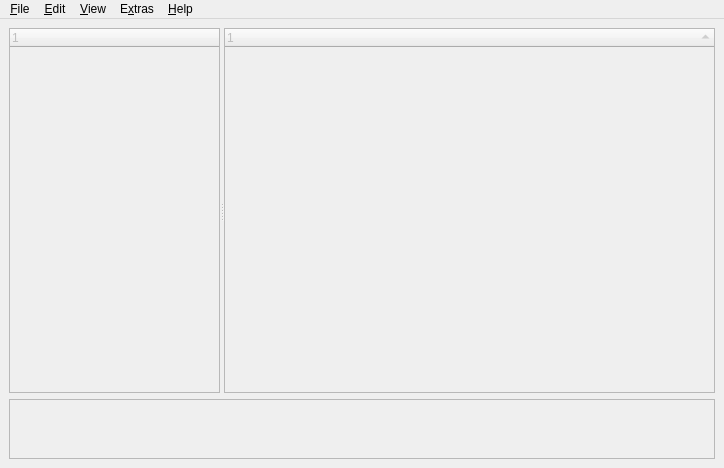
<ui version="4.0" >
 <author>Tarek Saidi</author>
 <comment></comment>
 <exportmacro></exportmacro>
 <class>MainWindow</class>
 <widget class="QMainWindow" name="MainWindow" >
  <property name="geometry" >
   <rect>
    <x>0</x>
    <y>0</y>
    <width>724</width>
    <height>468</height>
   </rect>
  </property>
  <property name="mouseTracking" >
   <bool>true</bool>
  </property>
  <property name="windowTitle" >
   <string>KeePassX</string>
  </property>
  <widget class="QWidget" name="centralWidget" >
   <layout class="QVBoxLayout" >
    <property name="margin" >
     <number>9</number>
    </property>
    <property name="spacing" >
     <number>6</number>
    </property>
    <item>
     <widget class="QSplitter" name="splitter" >
      <property name="sizePolicy" >
       <sizepolicy>
        <hsizetype>7</hsizetype>
        <vsizetype>7</vsizetype>
        <horstretch>0</horstretch>
        <verstretch>60</verstretch>
       </sizepolicy>
      </property>
      <property name="orientation" >
       <enum>Qt::Horizontal</enum>
      </property>
      <widget class="KeepassGroupView" name="GroupView" >
       <property name="enabled" >
        <bool>false</bool>
       </property>
       <property name="sizePolicy" >
        <sizepolicy>
         <hsizetype>7</hsizetype>
         <vsizetype>7</vsizetype>
         <horstretch>30</horstretch>
         <verstretch>0</verstretch>
        </sizepolicy>
       </property>
       <property name="acceptDrops" >
        <bool>true</bool>
       </property>
       <property name="showDropIndicator" stdset="0" >
        <bool>true</bool>
       </property>
       <property name="dragEnabled" >
        <bool>false</bool>
       </property>
      </widget>
      <widget class="KeepassEntryView" name="EntryView" >
       <property name="enabled" >
        <bool>false</bool>
       </property>
       <property name="sizePolicy" >
        <sizepolicy>
         <hsizetype>7</hsizetype>
         <vsizetype>7</vsizetype>
         <horstretch>70</horstretch>
         <verstretch>0</verstretch>
        </sizepolicy>
       </property>
       <property name="selectionMode" >
        <enum>QAbstractItemView::ExtendedSelection</enum>
       </property>
       <property name="rootIsDecorated" >
        <bool>false</bool>
       </property>
       <property name="sortingEnabled" >
        <bool>true</bool>
       </property>
      </widget>
     </widget>
    </item>
    <item>
     <widget class="QTextEdit" name="DetailView" >
      <property name="enabled" >
       <bool>false</bool>
      </property>
      <property name="sizePolicy" >
       <sizepolicy>
        <hsizetype>7</hsizetype>
        <vsizetype>4</vsizetype>
        <horstretch>0</horstretch>
        <verstretch>10</verstretch>
       </sizepolicy>
      </property>
      <property name="maximumSize" >
       <size>
        <width>16777215</width>
        <height>60</height>
       </size>
      </property>
      <property name="readOnly" >
       <bool>true</bool>
      </property>
     </widget>
    </item>
   </layout>
  </widget>
  <widget class="QMenuBar" name="menuBar" >
   <property name="geometry" >
    <rect>
     <x>0</x>
     <y>0</y>
     <width>724</width>
     <height>21</height>
    </rect>
   </property>
   <widget class="QMenu" name="menuAnsicht" >
    <property name="title" >
     <string>&amp;View</string>
    </property>
    <widget class="QMenu" name="menuSpalten" >
     <property name="title" >
      <string>Columns</string>
     </property>
     <addaction name="ViewColumnsTitleAction" />
     <addaction name="ViewColumnsUsernameAction" />
     <addaction name="ViewColumnsUrlAction" />
     <addaction name="ViewColumnsPasswordAction" />
     <addaction name="ViewColumnsCommentAction" />
     <addaction name="separator" />
     <addaction name="ViewColumnsExpireAction" />
     <addaction name="ViewColumnsCreationAction" />
     <addaction name="ViewColumnsLastChangeAction" />
     <addaction name="ViewColumnsLastAccessAction" />
     <addaction name="ViewColumnsAttachmentAction" />
    </widget>
    <widget class="QMenu" name="menuType_Here" >
     <property name="title" >
      <string>Type Here</string>
     </property>
    </widget>
    <widget class="QMenu" name="menuTool_Button_Sizes" >
     <property name="title" >
      <string>Toolbar Icon Size</string>
     </property>
     <addaction name="ViewToolButtonSize16Action" />
     <addaction name="ViewToolButtonSize22Action" />
     <addaction name="ViewToolButtonSize28Action" />
    </widget>
    <addaction name="ViewShowToolbarAction" />
    <addaction name="ViewShowEntryDetailsAction" />
    <addaction name="ViewShowStatusbarAction" />
    <addaction name="separator" />
    <addaction name="ViewHideUsernamesAction" />
    <addaction name="ViewHidePasswordsAction" />
    <addaction name="separator" />
    <addaction name="menuSpalten" />
    <addaction name="menuTool_Button_Sizes" />
   </widget>
   <widget class="QMenu" name="menuDatei" >
    <property name="title" >
     <string>&amp;File</string>
    </property>
    <widget class="QMenu" name="menuImportieren_aus" >
     <property name="title" >
      <string>&amp;Import from...</string>
     </property>
     <addaction name="FileImpPwmAction" />
     <addaction name="FileImpKWalletXmlAction" />
    </widget>
    <widget class="QMenu" name="menuExport_to" >
     <property name="title" >
      <string>&amp;Export to...</string>
     </property>
     <addaction name="FileExpPlainTextAction" />
    </widget>
    <addaction name="FileNewAction" />
    <addaction name="FileOpenAction" />
    <addaction name="FileCloseAction" />
    <addaction name="separator" />
    <addaction name="FileSaveAction" />
    <addaction name="FileSaveAsAction" />
    <addaction name="separator" />
    <addaction name="FileSettingsAction" />
    <addaction name="FileChangeKeyAction" />
    <addaction name="separator" />
    <addaction name="menuImportieren_aus" />
    <addaction name="menuExport_to" />
    <addaction name="separator" />
    <addaction name="FileExitAction" />
   </widget>
   <widget class="QMenu" name="menuBearbeiten" >
    <property name="title" >
     <string>&amp;Edit</string>
    </property>
    <addaction name="EditNewGroupAction" />
    <addaction name="EditEditGroupAction" />
    <addaction name="EditDeleteGroupAction" />
    <addaction name="separator" />
    <addaction name="EditPasswordToClipboardAction" />
    <addaction name="EditUsernameToClipboardAction" />
    <addaction name="EditOpenUrlAction" />
    <addaction name="EditSaveAttachmentAction" />
    <addaction name="separator" />
    <addaction name="EditNewEntryAction" />
    <addaction name="EditEditEntryAction" />
    <addaction name="EditCloneEntryAction" />
    <addaction name="EditDeleteEntryAction" />
    <addaction name="EditAutoTypeAction" />
    <addaction name="separator" />
    <addaction name="EditSearchAction" />
    <addaction name="EditGroupSearchAction" />
   </widget>
   <widget class="QMenu" name="menuExtras" >
    <property name="title" >
     <string>E&amp;xtras</string>
    </property>
    <addaction name="ExtrasSettingsAction" />
   </widget>
   <widget class="QMenu" name="menuHilfe" >
    <property name="title" >
     <string>&amp;Help</string>
    </property>
<!--
    <addaction name="HelpHandbookAction" />
    <addaction name="separator" />
-->
    <addaction name="HelpAboutAction" />
   </widget>
   <addaction name="menuDatei" />
   <addaction name="menuBearbeiten" />
   <addaction name="menuAnsicht" />
   <addaction name="menuExtras" />
   <addaction name="menuHilfe" />
  </widget>
  <action name="FileNewAction" >
   <property name="text" >
    <string>&amp;New Database...</string>
   </property>
  </action>
  <action name="FileOpenAction" >
   <property name="text" >
    <string>&amp;Open Database...</string>
   </property>
  </action>
  <action name="FileCloseAction" >
   <property name="text" >
    <string>&amp;Close Database</string>
   </property>
  </action>
  <action name="FileSaveAction" >
   <property name="text" >
    <string>&amp;Save Database</string>
   </property>
  </action>
  <action name="FileSaveAsAction" >
   <property name="text" >
    <string>Save Database &amp;As...</string>
   </property>
  </action>
  <action name="FileSettingsAction" >
   <property name="text" >
    <string>&amp;Database Settings...</string>
   </property>
  </action>
  <action name="FileChangeKeyAction" >
   <property name="text" >
    <string>Change &amp;Master Key...</string>
   </property>
  </action>
  <action name="FileExitAction" >
   <property name="text" >
    <string>E&amp;xit</string>
   </property>
  </action>
  <action name="FileImpPwmAction" >
   <property name="text" >
    <string>PwManager File (*.pwm)</string>
   </property>
  </action>
  <action name="FileImpKWalletXmlAction" >
   <property name="text" >
    <string>KWallet XML-File (*.xml)</string>
   </property>
  </action>
  <action name="EditNewGroupAction" >
   <property name="text" >
    <string>Add New Group...</string>
   </property>
  </action>
  <action name="EditEditGroupAction" >
   <property name="text" >
    <string>Edit Group...</string>
   </property>
  </action>
  <action name="EditDeleteGroupAction" >
   <property name="text" >
    <string>Delete Group</string>
   </property>
  </action>
  <action name="EditPasswordToClipboardAction" >
   <property name="text" >
    <string>Copy Password to Clipboard</string>
   </property>
  </action>
  <action name="EditUsernameToClipboardAction" >
   <property name="text" >
    <string>Copy Username to Clipboard</string>
   </property>
  </action>
  <action name="EditOpenUrlAction" >
   <property name="text" >
    <string>Open URL</string>
   </property>
  </action>
  <action name="EditSaveAttachmentAction" >
   <property name="text" >
    <string>Save Attachment As...</string>
   </property>
  </action>
  <action name="EditNewEntryAction" >
   <property name="text" >
    <string>Add New Entry...</string>
   </property>
  </action>
  <action name="EditEditEntryAction" >
   <property name="text" >
    <string>View/Edit Entry...</string>
   </property>
  </action>
  <action name="EditDeleteEntryAction" >
   <property name="text" >
    <string>Delete Entry</string>
   </property>
  </action>
  <action name="EditCloneEntryAction" >
   <property name="text" >
    <string>Clone Entry</string>
   </property>
  </action>
  <action name="EditSearchAction" >
   <property name="text" >
    <string>Search In Database...</string>
   </property>
  </action>
  <action name="EditGroupSearchAction" >
   <property name="text" >
    <string>Search in this group...</string>
   </property>
  </action>
  <action name="ViewShowToolbarAction" >
   <property name="checkable" >
    <bool>true</bool>
   </property>
   <property name="text" >
    <string>Show Toolbar</string>
   </property>
  </action>
  <action name="ViewShowEntryDetailsAction" >
   <property name="checkable" >
    <bool>true</bool>
   </property>
   <property name="text" >
    <string>Show Entry Details</string>
   </property>
  </action>
  <action name="ViewHideUsernamesAction" >
   <property name="checkable" >
    <bool>true</bool>
   </property>
   <property name="text" >
    <string>Hide Usernames</string>
   </property>
  </action>
  <action name="ViewHidePasswordsAction" >
   <property name="checkable" >
    <bool>true</bool>
   </property>
   <property name="text" >
    <string>Hide Passwords</string>
   </property>
  </action>
  <action name="ViewColumnsTitleAction" >
   <property name="checkable" >
    <bool>true</bool>
   </property>
   <property name="text" >
    <string>Title</string>
   </property>
  </action>
  <action name="ViewColumnsUsernameAction" >
   <property name="checkable" >
    <bool>true</bool>
   </property>
   <property name="text" >
    <string>Username</string>
   </property>
  </action>
  <action name="ViewColumnsUrlAction" >
   <property name="checkable" >
    <bool>true</bool>
   </property>
   <property name="text" >
    <string>URL</string>
   </property>
  </action>
  <action name="ViewColumnsPasswordAction" >
   <property name="checkable" >
    <bool>true</bool>
   </property>
   <property name="text" >
    <string>Password</string>
   </property>
  </action>
  <action name="ViewColumnsCommentAction" >
   <property name="checkable" >
    <bool>true</bool>
   </property>
   <property name="text" >
    <string>Comment</string>
   </property>
  </action>
  <action name="ViewColumnsExpireAction" >
   <property name="checkable" >
    <bool>true</bool>
   </property>
   <property name="text" >
    <string>Expires</string>
   </property>
  </action>
  <action name="ViewColumnsCreationAction" >
   <property name="checkable" >
    <bool>true</bool>
   </property>
   <property name="text" >
    <string>Creation</string>
   </property>
  </action>
  <action name="ViewColumnsLastChangeAction" >
   <property name="checkable" >
    <bool>true</bool>
   </property>
   <property name="text" >
    <string>Last Change</string>
   </property>
  </action>
  <action name="ViewColumnsLastAccessAction" >
   <property name="checkable" >
    <bool>true</bool>
   </property>
   <property name="text" >
    <string>Last Access</string>
   </property>
  </action>
  <action name="ViewColumnsAttachmentAction" >
   <property name="checkable" >
    <bool>true</bool>
   </property>
   <property name="text" >
    <string>Attachment</string>
   </property>
  </action>
  <action name="ExtrasSettingsAction" >
   <property name="text" >
    <string>&amp;Settings...</string>
   </property>
  </action>
  <action name="HelpAboutAction" >
   <property name="text" >
    <string>&amp;About...</string>
   </property>
  </action>
  <action name="ViewShowStatusbarAction" >
   <property name="checkable" >
    <bool>true</bool>
   </property>
   <property name="text" >
    <string>Show Statusbar</string>
   </property>
  </action>
<!--
  <action name="HelpHandbookAction" >
   <property name="text" >
    <string>&amp;KeePassX Handbook...</string>
   </property>
  </action>
-->
  <action name="FileExpPlainTextAction" >
   <property name="text" >
    <string>Plain Text (*.txt)</string>
   </property>
  </action>
  <action name="HideSearchResultsAction" >
   <property name="text" >
    <string>Hide</string>
   </property>
  </action>
  <action name="EditAutoTypeAction" >
   <property name="text" >
    <string>Perform AutoType</string>
   </property>
  </action>
  <action name="ViewToolButtonSize16Action" >
   <property name="checkable" >
    <bool>true</bool>
   </property>
   <property name="text" >
    <string>16x16</string>
   </property>
  </action>
  <action name="ViewToolButtonSize22Action" >
   <property name="checkable" >
    <bool>true</bool>
   </property>
   <property name="text" >
    <string>22x22</string>
   </property>
  </action>
  <action name="ViewToolButtonSize28Action" >
   <property name="checkable" >
    <bool>true</bool>
   </property>
   <property name="text" >
    <string>28x28</string>
   </property>
  </action>
 </widget>
 <pixmapfunction></pixmapfunction>
 <customwidgets>
  <customwidget>
   <class>KeepassEntryView</class>
   <extends>QTreeWidget</extends>
   <header>../../src/lib/EntryView.h</header>
   <container>0</container>
   <pixmap></pixmap>
  </customwidget>
  <customwidget>
   <class>KeepassGroupView</class>
   <extends>QTreeWidget</extends>
   <header>../../src/lib/GroupView.h</header>
   <container>0</container>
   <pixmap></pixmap>
  </customwidget>
 </customwidgets>
 <resources/>
 <connections/>
</ui>
